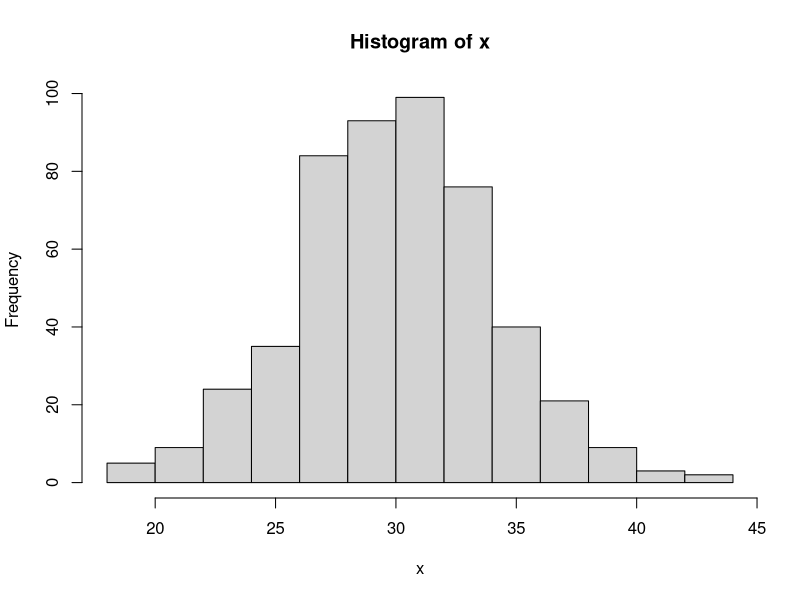

Here is the R script that generated this plot:
## ---- chunk 1
knitr::opts_chunk$set(echo = TRUE)
## ---- chunk 2
plotdist <- function(n, dist, ..., kde = FALSE) {
  # extract params from ... args
  r_params <- c(list(...), list(n = n))
  
  # if norm, do this... 
  # in the actual code there are other cases too
  if (dist == 'norm') {
    if (is.null(r_params$mean)) r_params$mean <- 0
    if (is.null(r_params$sd)) r_params$sd <- 1
    funcs = list(r = rnorm, d = dnorm)
  }

  # sample from desired distribution
  x <- do.call(funcs$r, r_params)
  
  # return the histogram
  hist(x)
}
## ---- chunk 3
plotdist(500, 'norm', mean = 30, sd = 4)
